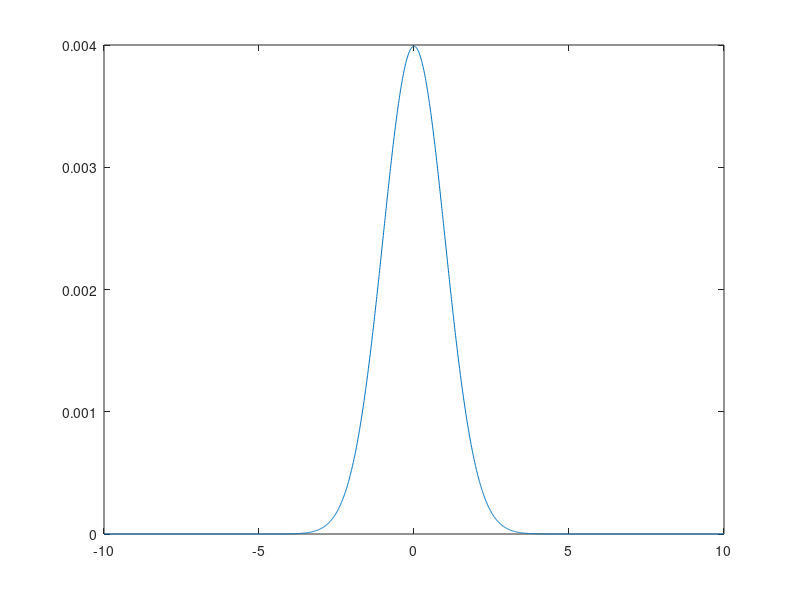
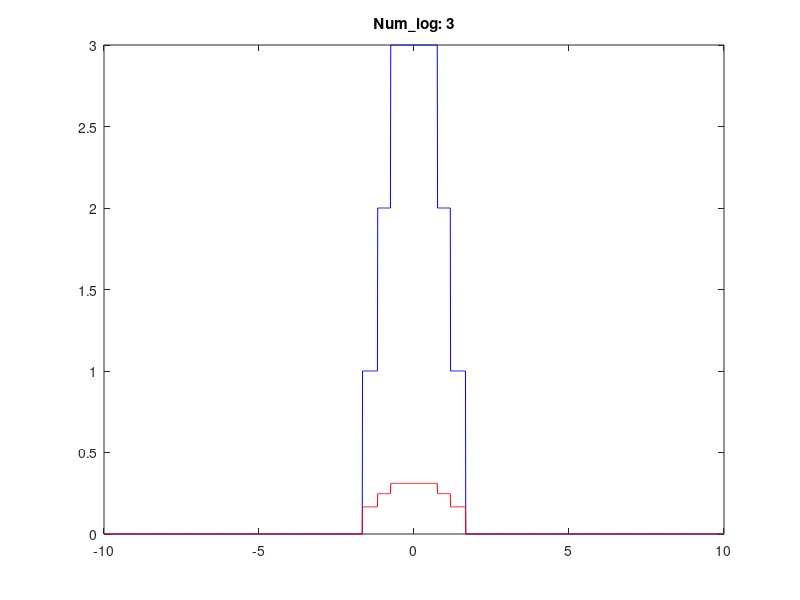
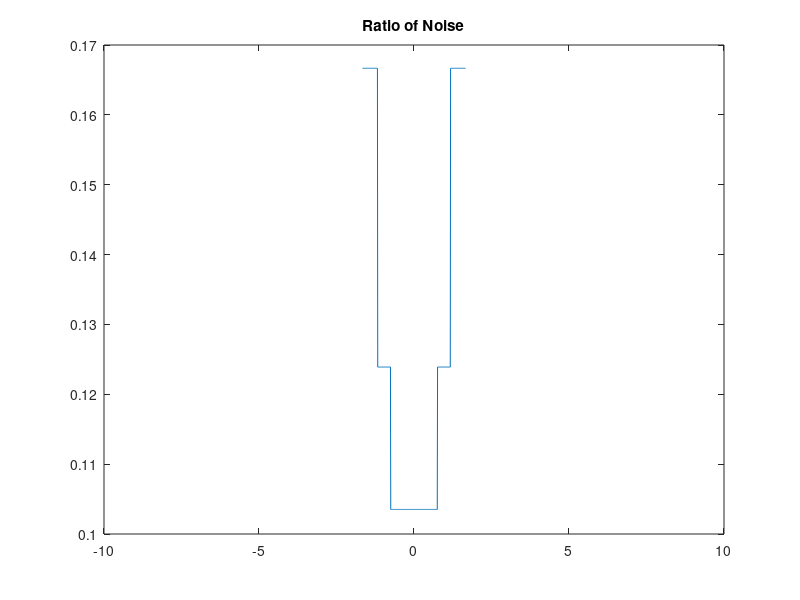
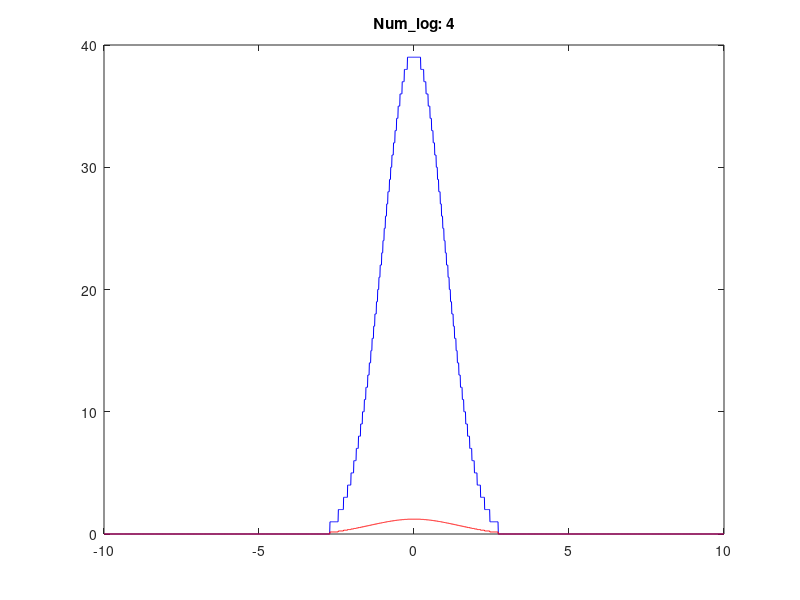

These charts were generated, in order, by the following MATLAB code:
clc;clear;close all;

Sigma=1;
Miu=0;
LowLimit=-10*Sigma;
HighLimit=10*Sigma;
Interval=1/100;

x=LowLimit:Interval:HighLimit;
y=normpdf(x,Miu,Sigma)*Interval;

figure;plot(x,y);
SumProb=sum(y)

[temp,index1]=min(abs(x-3*Sigma));
Scope=index1:1:length(x);
Exp3SigmaPrin=(1-sum(y(Scope))*2)*100

% Start Discretization
asnr=5;
nr=1/(1+asnr);
InitialAccuracy=nr*100

Num_Log=3:1:10;
DirectAccuracy=zeros(size(Num_Log));
GeneratedAccuracy=zeros(size(Num_Log));

for ii=1:length(Num_Log)
    
Threshold=10^(-Num_Log(ii));
DisY=floor(y/Threshold);
TotalDataNumber=sum(DisY);

Noise=DisY*nr;
% figure;plot(x,DisY,'b');hold on;plot(x,Noise,'r');
DirectAccuracy(ii)=sum(Noise)/sum(DisY)*100;

Noise_G=DisY*1./(asnr*sqrt(DisY)+1);
figure;plot(x,DisY,'b');hold on;plot(x,Noise_G,'r');title(['Num\_log: ',num2str(Num_Log(ii))]);
figure;plot(x,Noise_G./DisY);title('Ratio of Noise');
GeneratedAccuracy(ii)=sum(Noise_G)/sum(DisY)*100;
end
figure;plot(Num_Log,DirectAccuracy);title('DirectAccuracy');
figure;plot(Num_Log,GeneratedAccuracy);title('GeneratedAccuracy');
figure;plot(Num_Log,100-GeneratedAccuracy);title('GeneratedAccuracy,order 1/2');xlabel('number of data,order 10');ylabel('accuracy');

pk=zeros(length(Num_Log)-1,1);
for ii=1:length(GeneratedAccuracy)-1
    pk(ii)=GeneratedAccuracy(ii)/GeneratedAccuracy(ii+1);
end
figure;plot(Num_Log(1:length(Num_Log)-1),pk);